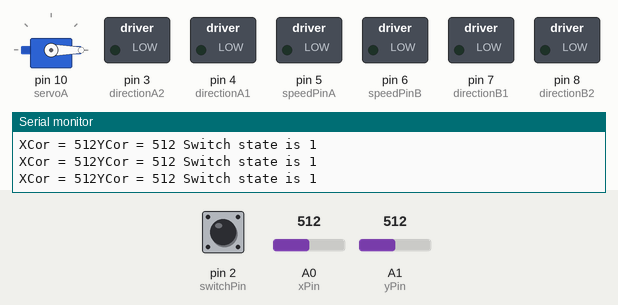
A sketch run on a simulated Arduino Uno, built with avr-gcc and run on an emulated ATmega328P. On the bench: servo, switched loads named in the sketch (green lamp = pin HIGH), the last lines printed to the serial monitor. The inputs (shaded band) are chosen by the test bench; at power-on: A0 (xPin) = 512, A1 (yPin) = 512, pin 2 (switchPin) HIGH.

Above: at 1.2 s.
1.3 s: A0 (xPin) set to 734
2.8 s: A0 (xPin) set to 760
At 3.16 s:
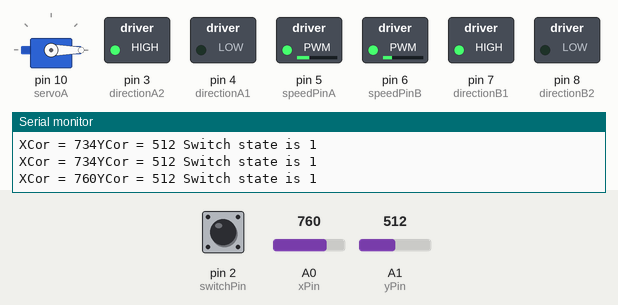
At 4.37 s:
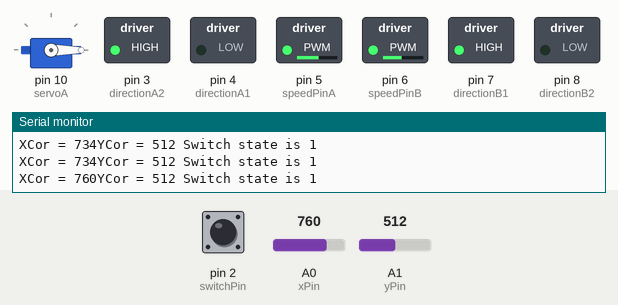
5.8 s: A0 (xPin) set to 740
7.3 s: A1 (yPin) set to 735
8.8 s: A1 (yPin) set to 767
At 9.18 s:
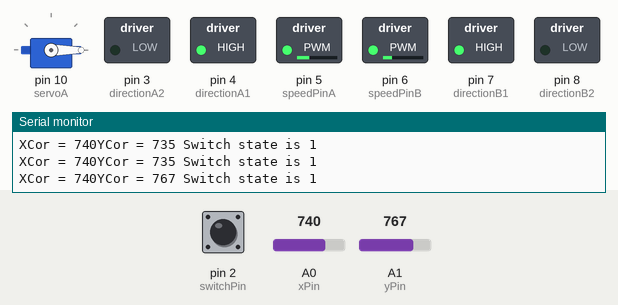
11.8 s: pin 2 (switchPin) pulled LOW for 1 s
At 14.3 s:
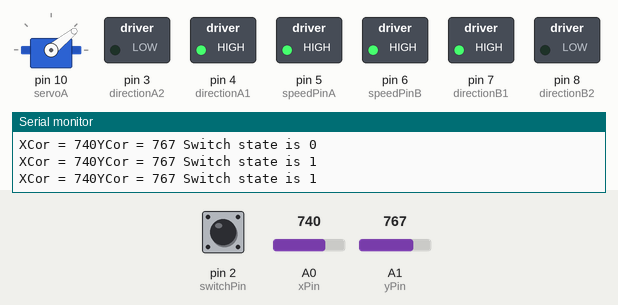
Timing chart, 0 to 15.8 s (numbered marks = the images above; inputs shaded):
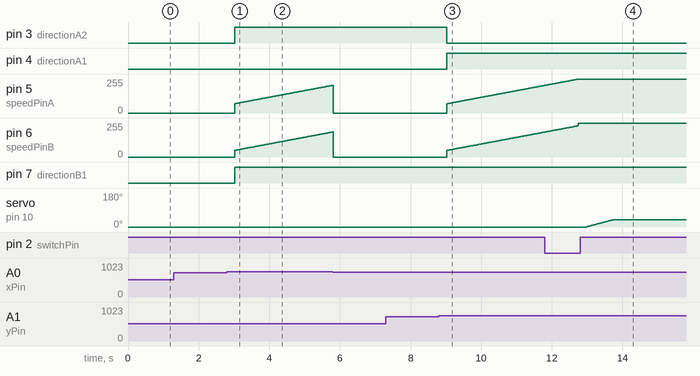

The sketch:

sketchtestJoystick.ino
```cpp
#include <Servo.h>
//motor 1
#define DELAY 200
#define speedPinA 5
#define directionA1 4 //IN 1
#define directionA2 3 //IN 2
// motor 2
#define speedPinB 6
#define directionB1 7 //IN 3
#define directionB2 8 //IN 4
//joystick
#define xPin A0
#define yPin A1
#define switchPin 2

Servo servoA;
int aCurrAngle = 0;

int speedA = 180;
int speedB = 180;
int xCor;
int yCor;
int Ss;

int engineResult;
int startingMotor(int);
void setup() {
  // put your setup code here, to run once:
Serial.begin(9600);

//servo pin meegeven
servoA.attach(10);
servoA.write(0);

//pinmodes motor 1
pinMode(speedPinA, OUTPUT);
pinMode(directionA1, OUTPUT);
pinMode(directionA2, OUTPUT);

//pinmodes motor 2
pinMode(speedPinA, OUTPUT);
pinMode(directionB1, OUTPUT);
pinMode(directionB2, OUTPUT);

//joystick
pinMode(xPin, INPUT);
pinMode(yPin, INPUT);
pinMode(switchPin, INPUT);
digitalWrite(switchPin, HIGH);


}

void loop() {
  // put your main code here, to run repeatedly:
  xCor = analogRead(xPin);
  yCor = analogRead(yPin);
  Ss = digitalRead(switchPin);
  delay(DELAY);
  Serial.print("XCor = ");
  Serial.print(xCor);
  Serial.print("YCor = ");
  Serial.print(yCor);
  Serial.print(" Switch state is ");
  Serial.println(Ss);
  analogWrite(speedPinA, speedA);
  analogWrite(speedPinB, speedB);
  //voruit rijden
  if(xCor < 250 && yCor < 750 && yCor > 250 && speedA == 0 && speedB == 0&& Ss == 1)
  {
    int draaien = 0;
    //dan motor starten in vooruit
    digitalWrite(directionA1, HIGH);
    digitalWrite(directionA2, LOW);

    digitalWrite(directionB1, LOW);
    digitalWrite(directionB2, HIGH);
    engineResult = startingMotor(draaien);
  }
  //achteruit rijden
  if(xCor > 750 && yCor < 750 && yCor > 250 && speedA == 0 && speedB == 0 && Ss == 1)
  {
    int draaien = 0;
    digitalWrite(directionA1, LOW);
    digitalWrite(directionA2, HIGH);

    digitalWrite(directionB1, HIGH);
    digitalWrite(directionB2, LOW);
    engineResult = startingMotor(draaien);
  }
  //links draaien
  if(yCor > 750 && xCor > 250 && xCor < 750 && speedA == 0 && speedB == 0 && Ss == 1)
  {
    int draaien = 1;
    digitalWrite(directionA1, HIGH);
    digitalWrite(directionA2, LOW);

    digitalWrite(directionB1, HIGH);
    digitalWrite(directionB2, LOW);
    engineResult = startingMotor(draaien);
  }
  //rechts draaien
  if(yCor < 250 && xCor > 250 && xCor < 750 && speedA == 0 && speedB == 0 && Ss == 1)
  {
    int draaien = 1;
    digitalWrite(directionA1, LOW);
    digitalWrite(directionA2, HIGH);

    digitalWrite(directionB1, LOW);
    digitalWrite(directionB2, HIGH);
    engineResult = startingMotor(draaien);
  }

  //als het volledig geaccellereert is en nog moet blijven doorrijden
  if (engineResult == 1 && Ss == 1)
   {
   speedA = 255;
   speedB = 255;
   analogWrite(speedPinA, speedA);
   analogWrite(speedPinB, speedB);
   engineResult = 0;
  }
  xCor = analogRead(xPin);
  yCor = analogRead(yPin);

  //als het niet meer verder mag rijden
  if (xCor > 250 && xCor < 750 && yCor < 750 && yCor > 250)
  {
    speedA = 0;
    speedB = 0;
    analogWrite(speedPinA, speedA);
    analogWrite(speedPinB, speedB);
  }
   if(Ss == 0 && yCor > 750)
  {
    while((Ss = digitalRead(switchPin)) == 1 && yCor > 750 && aCurrAngle < 40)
    {
      servoA.write(aCurrAngle);
      aCurrAngle++;
      delay(20);

    }
  }
   if(Ss == 0 && yCor < 250)
  {
    while((Ss = digitalRead(switchPin)) == 1 && yCor < 250 && aCurrAngle > 0)
    {
      servoA.write(aCurrAngle);
      aCurrAngle--;
      delay(20);


    }
  }
}

int startingMotor(int draaien){
  speedA = 70;
  speedB = 50;
  analogWrite(speedPinA, speedA);
  analogWrite(speedPinB, speedB);
  while(speedA < 255 && speedB < 255)
  {
    if (draaien == 0)
    {
      xCor = analogRead(xPin);
      if(xCor > 250 && xCor < 750)
      {
        speedA = 0;
        speedB = 0;
        analogWrite(speedPinA, speedA);
        analogWrite(speedPinB, speedB);
        return 0;
      }
    }
    if(draaien == 1)
    {
      yCor = analogRead(yPin);
      if(yCor > 250 && yCor < 750)
      {
        speedA = 0;
        speedB = 0;
        analogWrite(speedPinA, speedA);
        analogWrite(speedPinB, speedB);
        return 0;
      }
    }
    delay(20);
    speedA+=1;
    speedB+=1;
    analogWrite(speedPinA, speedA);
    analogWrite(speedPinB, speedB);
  }
  return 1;
}
```

Measured:
- the behaviour switches between 750 and 751 on A0 (xPin) (found by bisection; images 0 and 1)
- the behaviour switches between 750 and 751 on A1 (yPin) (found by bisection; images 2 and 3)
- after the input at 2.8 s, pin 3 (directionA2), pin 7 (directionB1): LOW → HIGH after 0.22 s; pin 5 (speedPinA): moves from 0/255 to 208/255 over 2.8 s, starting after 0.22 s; pin 6 (speedPinB): moves from 0/255 to 188/255 over 2.8 s, starting after 0.22 s
- after the input at 8.8 s, pin 3 (directionA2): HIGH → LOW after 0.23 s; pin 4 (directionA1): LOW → HIGH after 0.23 s; pin 5 (speedPinA): moves from 0/255 to 207/255 over 2.8 s, starting after 0.23 s; pin 6 (speedPinB): moves from 0/255 to 187/255 over 2.8 s, starting after 0.23 s
- after the input at 11.8 s, servo on pin 10 (servoA): moves from 0° to 39° over 0.76 s, starting after 1.2 s
